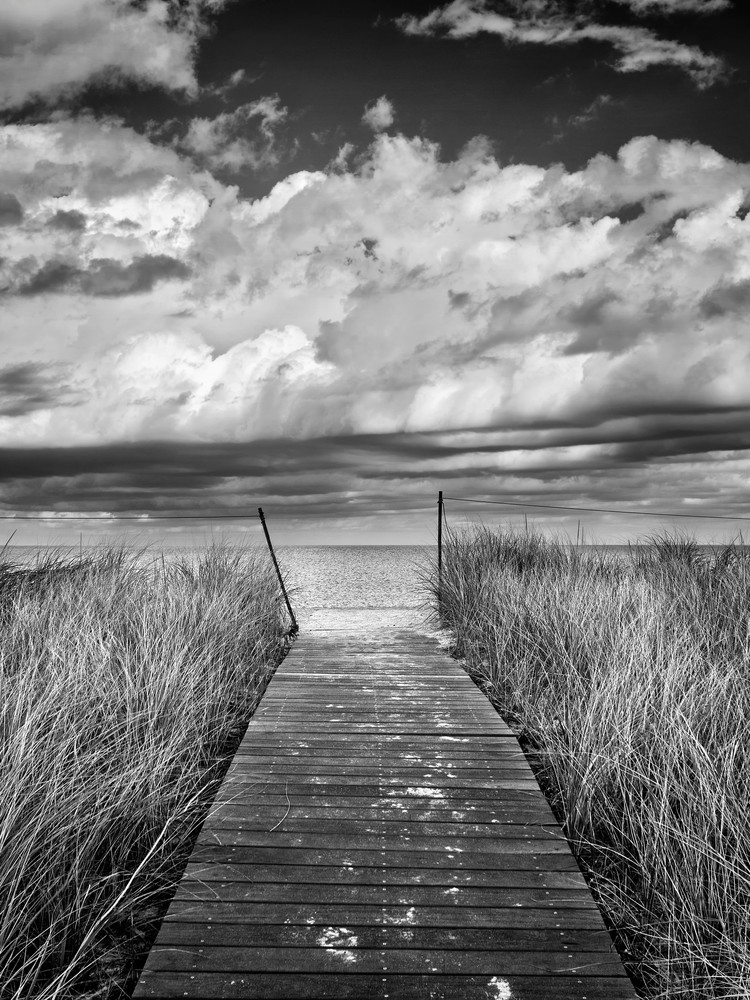
%> input picture exercises/homework3/3.1/beach.jpg, 750 x 1000 px
$ octave Ex3_1draft_ari.m   (GNU Octave 9; MATLAB toolbox functions it lacks are replaced by stand-ins)
%> lines starting %> are read from the running program, lines starting %| are printed output that depends on the picture
RGB = imread('beach.jpg');
%> RGB is the input picture: size 1000x750x3 uint8; mean R, G, B 118.6, 118.6, 118.6
%J = rgb2gray(RGB);
J = (RGB);
%figure, imagesc(J)
size (J)
%> ans = [1000 750 3]
I = imcrop(J,[1 1 699 399]); %resizing image to shape 400x600
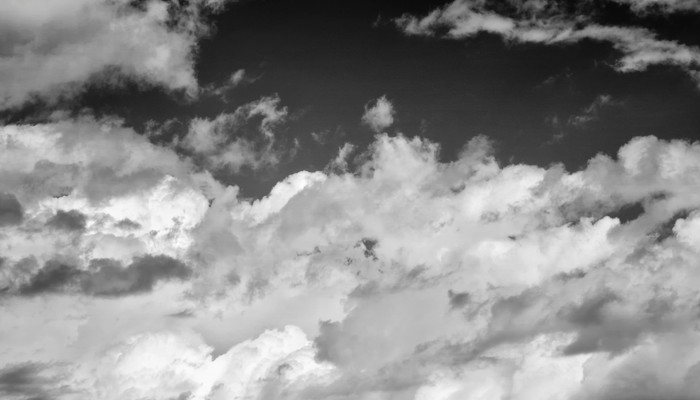
%> I: size 400x700x3 uint8; mean R, G, B 139.5, 139.5, 139.5
%[rows, columns, numberOfColorChannels] = size(I)

figure (1)
subplot(2,1,1),imshow(RGB)
title('RGB')
subplot(2,1,2),imshow(I)
title('grey scale and cropped')


imSz = size(I)
%> imSz = [400 700 3]
patchSz = [10 10];
xIdxs = [1:patchSz(2):imSz(2) imSz(2)+1]; % +10, 1:401
%> xIdxs = 71 values from 1 to 701
yIdxs = [1:patchSz(1):imSz(1) imSz(1)+1]; % +10, 1:701
%> yIdxs = 41 values from 1 to 401
r = length(yIdxs)-1; %40
%> r = 40
c = length(xIdxs)-1; %70
%> c = 70
patches = cell(r,c);
S = zeros(r*c,patchSz(1)*patchSz(2)); %initialize empty matrix (2800 rows, 100 columns)
k = 1; %counter for matrix lines

for i = 1:r
    Isub = I(yIdxs(i):yIdxs(i+1)-1,:);
    for j = 1:c
        patches{i,j} = Isub(:,xIdxs(j):xIdxs(j+1)-1); %creating patches
        sz = [1,numel(patches{i,j})]; %raw vector = array [1,100] or
        %sz = [numel(patches{i,j}),1]; %column vector = array [100,1] ?
        vectors{i,j} = reshape(patches{i,j},sz);
        S(k,:) = vectors{i,j}; %filling initialized matrix with vectors
        k = k+1;
    end
end
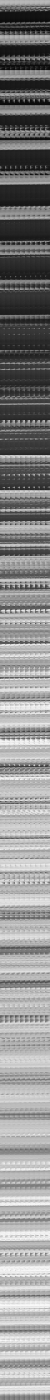
%> S: size 2800x100 double (shown at 1/2 size); min 7, max 255, mean 139.5
%> after the loop, k = 2801; patches = 2800 items; vectors = 2800 items
%k
%patches
%vectors
%celldisp(patches(40,70))
%celldisp(vectors(40,70))


%P_test = patches{2,3}; check how a patch gets vectorized
%V_test =vectors{2,3};

[coeff, score, latent, tsquared, explained, mu] =  pca(S); % X= coefficients; W = scores
%> latent = 100 values, max 410777.1 at index 1, min 0.156 at index 100, mean 4271.8; tsquared = 2800 values, max 1397.7 at index 1337, min 3.38 at index 2783, mean 99.96; explained = 100 values, max 96.16 at index 1, min 3.64e-05 at index 100, mean 1; mu = 100 values, max 141 at index 50, min 138 at index 91, mean 139.5
X = coeff;
W = score;
eigval = latent;
%> eigval has the same summary as latent
%corr(W) --> orthogonality check
%%verifying that XW.', is a reconstruction of S, except for the scaling.
size(score * coeff')
%> ans = [2800 100]
S_hat = score*coeff';


%S_hat = reshape(S_hat, r,c);
%S_hat = X*W' + repmat(mu1,100,28);
vectors_hat=cell(1,100);
patches_hat=cell(r,c);
I_reconstruct = zeros(size(I));
%k = 2801;
t = k;
%> t = 2801
for i = r:-1:1 %40 to 1
    for j = c:-1:1  %1 to 70
        if t > 0
            vectors_hat = S_hat(t-1,:);
            patches_hat{i,j} = reshape(vectors_hat, [10,10]); %re-creating patches
            t = t-1;
        end
    end
end
%> after the loop, patches_hat = 2800 items; t = 1; vectors_hat = 100 values, max 42 at index 91, min 29.22 at index 10, mean 35.61
I_reconstruct = cell2mat(patches_hat);

figure (2)
subplot(2,1,1),imshow(I)
title('original')
subplot(2,1,2),imshow(I_reconstruct)
%> after `imshow(I_reconstruct)`:
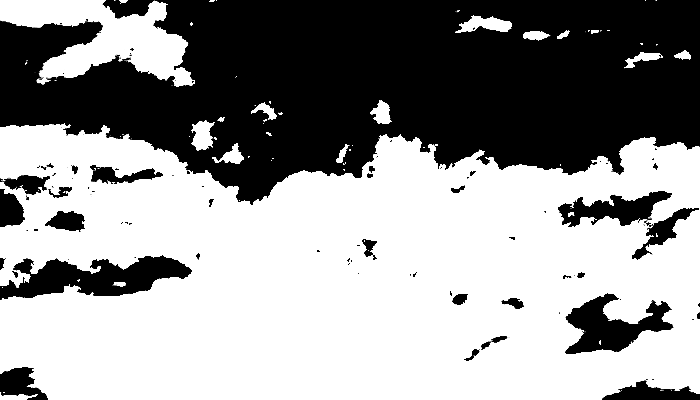
%> displayed picture: size 400x700, on the screen's scale of 0 to 255; min 0, max 255, mean 150.5
title('PCA reconstructed') %which does NOT contain the same amount of info...
%%
%variance explained by principal components
%two ways to get it, same stuff b = a*100
a = cumsum(latent)/sum(latent); %percentual
%> a = 100 values from 0.962 to 1
b = cumsum(explained); %decimals
%> b = 100 values from 96.16 to 100

figure(3)
Y = explained;
%> Y has the same summary as explained
bar(Y)
%text([1:length(Y)],Y', num2str(Y','%0.2f'),'HorizontalAlignment','center','VerticalAlignment','bottom')
box off
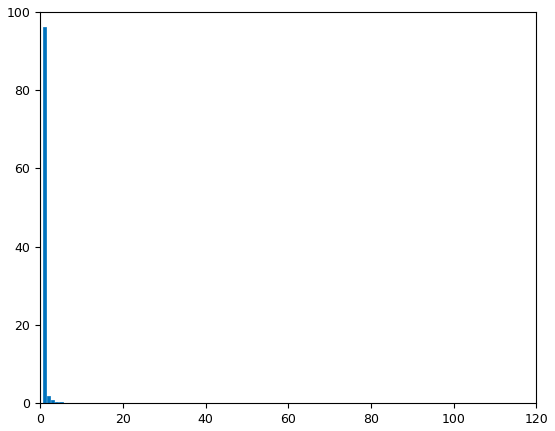
%> figure redrawn from the program's plot data; tallest bar 96.16 high, from x = 0.6 to 1.4


figure (4)
x = [1:21]; y = a(1:21);
%> after `y = a(1:21)`: y = 21 values from 0.962 to 0.999
bar(x,y)
title('Cumulative variance explained')
xlabel('21 principal components ')
ylabel('Cum Var')
for i1=1:numel(y)
    text(x(i1),y(i1),num2str(y(i1),'%0.2f'),...
               'HorizontalAlignment','center',...
               'VerticalAlignment','bottom')
end
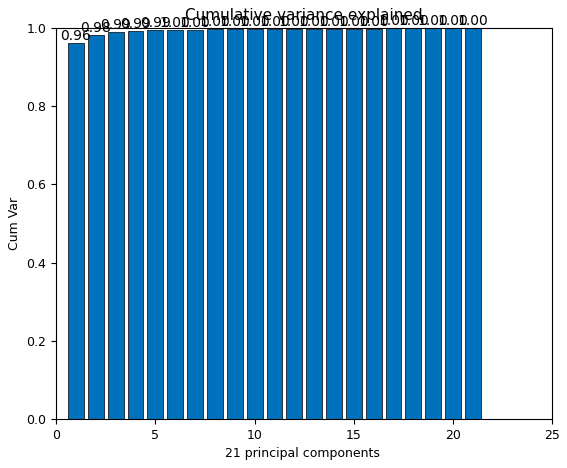
%> figure redrawn from the program's plot data; tallest bar 0.999 high, from x = 20.6 to 21.4

figure (5)
%> (the run ends here)
